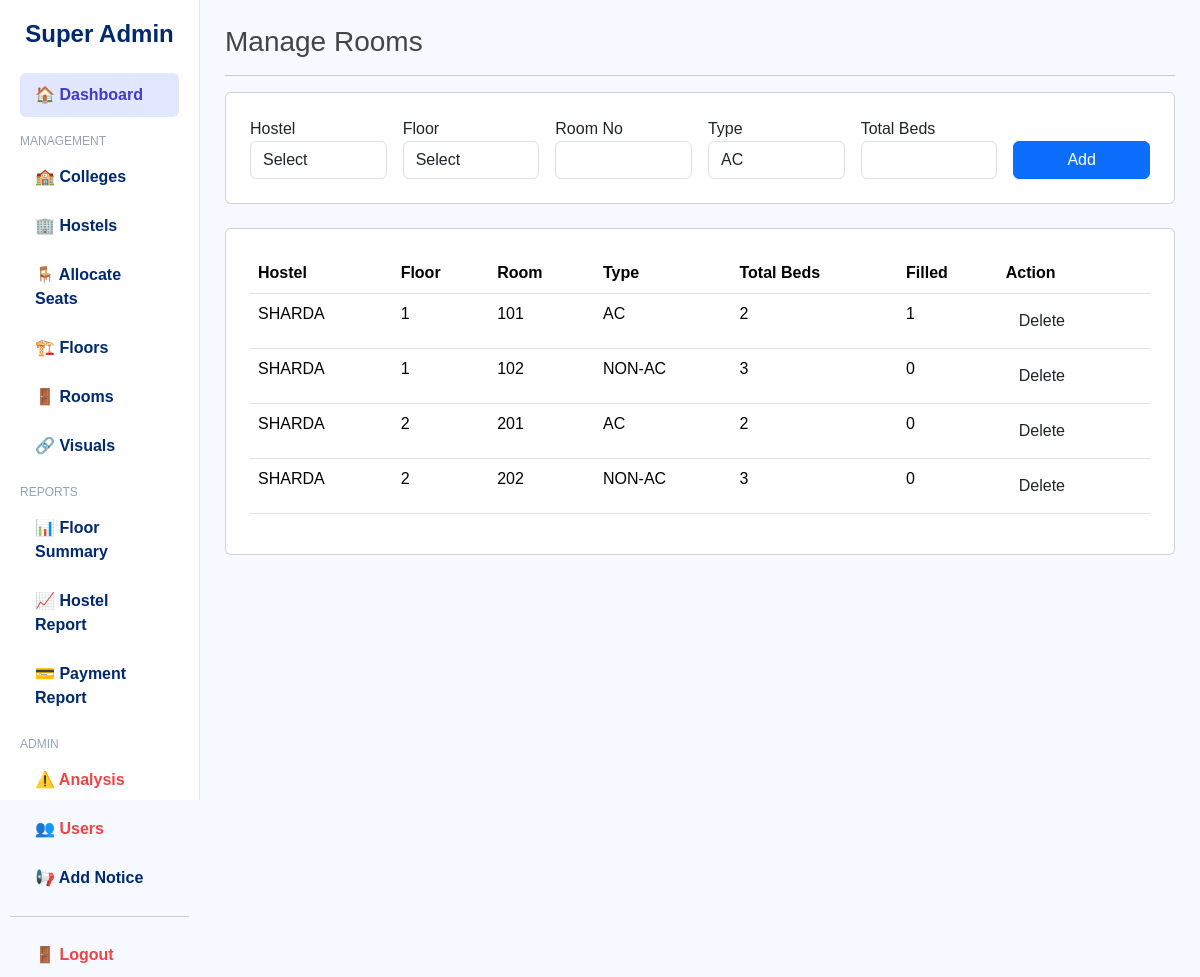
The app's page /superadmin/manage_rooms.php (signed in) with its own data.
### tables this page shows
CREATE TABLE rooms (
    id INT AUTO_INCREMENT PRIMARY KEY,
    hostel_id INT NOT NULL,
    floor_id INT NOT NULL,
    room_number VARCHAR(20) NOT NULL,
    room_type ENUM('AC','NON-AC') NOT NULL,
    total_beds INT NOT NULL,
    filled_beds INT DEFAULT 0,
    FOREIGN KEY (hostel_id) REFERENCES hostels(id) ON DELETE CASCADE,
    FOREIGN KEY (floor_id) REFERENCES floors(id) ON DELETE CASCADE
);

CREATE TABLE hostels (
    id INT AUTO_INCREMENT PRIMARY KEY,
    name VARCHAR(100) NOT NULL,
    total_seats INT NOT NULL,
    maintenance_seats INT DEFAULT 0
);

CREATE TABLE floors (
    id INT AUTO_INCREMENT PRIMARY KEY,
    hostel_id INT NOT NULL,
    floor_number INT NOT NULL,
    FOREIGN KEY (hostel_id) REFERENCES hostels(id) ON DELETE CASCADE
);

### superadmin/manage_rooms.php (the view, shortened to what this page needs)
<?php
include("../config/config.php");
$rooms=mysqli_query($conn,"
SELECT r.*, h.name as hostel_name, f.floor_number
FROM rooms r
JOIN hostels h ON r.hostel_id=h.id
JOIN floors f ON r.floor_id=f.id
ORDER BY h.name,f.floor_number,r.room_number
");
?>
<!DOCTYPE html>
<html>
<head>
<link href="https://cdn.jsdelivr.net/npm/bootstrap@5.3.2/dist/css/bootstrap.min.css" rel="stylesheet">
<link rel="stylesheet" href="superadmin.css">
</head>
<body>
<div class="container-fluid">
<div class="row">
<?php include("sidebar.php"); ?>
<div class="col-md-10 content">
<h3 class="mb-3">Manage Rooms</h3>
<hr>
<div class="card allocation-card p-4 mb-4">
<form method="POST" class="row g-3">
<div class="col-md-2">
<label>Hostel</label>
<select name="hostel_id" class="form-control" required>
<option value="">Select</option>
</select>
</div>
<div class="col-md-2">
<label>Floor</label>
<select name="floor_id" class="form-control" required>
<option value="">Select</option>
</select>
</div>
<div class="col-md-2">
<label>Room No</label>
<input type="text" name="room_number" class="form-control" required>
</div>
<div class="col-md-2">
<label>Type</label>
<select name="room_type" class="form-control">
<option value="AC">AC</option>
</select>
</div>
<div class="col-md-2">
<label>Total Beds</label>
<input type="number" name="total_beds" class="form-control" required>
</div>
<div class="col-md-2 d-flex align-items-end">
<button type="submit" name="save" class="btn btn-primary w-100">
Add
</button>
</div>
</form>
</div>
<div class="card allocation-card p-4">
<table class="table allocation-table">
<thead>
<tr>
<th>Hostel</th>
<th>Floor</th>
<th>Room</th>
<th>Type</th>
<th>Total Beds</th>
<th>Filled</th>
<th>Action</th>
</tr>
</thead>
<tbody>
<?php while($row=mysqli_fetch_assoc($rooms)){ ?>
<tr>
<td><?php echo $row['hostel_name']; ?></td>
<td><?php echo $row['floor_number']; ?></td>
<td><?php echo $row['room_number']; ?></td>
<td><?php echo $row['room_type']; ?></td>
<td><?php echo $row['total_beds']; ?></td>
<td><?php echo $row['filled_beds']; ?></td>
<td>
<a href="?delete=<?php echo $row['id']; ?>"
class="btn btn-delete"
onclick="return confirm('Delete room?')">
Delete
</a>
</td>
</tr>
<?php } ?>
</tbody>
</table>
</div>
</div>
</div>
</div>
</body>
</html>

### superadmin/superadmin.css (style rules this page uses)
body { background:#f6f9ff; font-family:"Nunito", sans-serif; color:#444; }
.content { padding:25px; }

### records on screen
rooms: hostel.name "SHARDA", floor.floor_number "1", room_number "101", room_type "AC", total_beds "2", filled_beds "1"
rooms: hostel.name "SHARDA", floor.floor_number "1", room_number "102", room_type "NON-AC", total_beds "3", filled_beds "0"
rooms: hostel.name "SHARDA", floor.floor_number "2", room_number "201", room_type "AC", total_beds "2", filled_beds "0"
rooms: hostel.name "SHARDA", floor.floor_number "2", room_number "202", room_type "NON-AC", total_beds "3", filled_beds "0"
